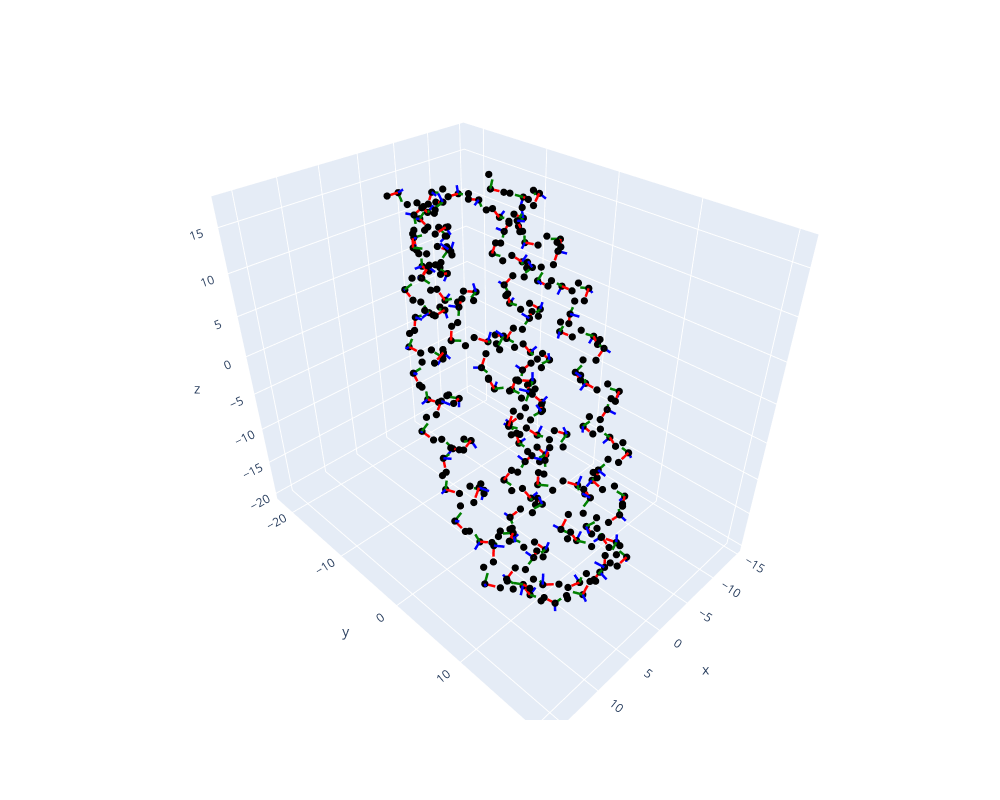

The cell this chart's notebook holds for it:
### Markdown cell above
### Visualize rotation frames

### Code cell
import plotly.express as px
from plotly import graph_objects as go

fig = px.scatter_3d(x=centered_ideal_bb_coords[:, 1, 0], y=centered_ideal_bb_coords[:, 1, 1], z=centered_ideal_bb_coords[:, 1, 2])

fig.add_trace(
    go.Scatter3d(
        x=centered_ideal_bb_coords[:, 0, 0],
        y=centered_ideal_bb_coords[:, 0, 1],
        z=centered_ideal_bb_coords[:, 0, 2],
        mode='markers',
        marker=dict(size=5, color='black'),
        hovertext='N'
    )
)
fig.add_trace(
    go.Scatter3d(
        x=centered_ideal_bb_coords[:, 3, 0],
        y=centered_ideal_bb_coords[:, 3, 1],
        z=centered_ideal_bb_coords[:, 3, 2],
        mode='markers',
        marker=dict(size=5, color='black'),
        hovertext='C'
    )
)

fig.update_traces(marker=dict(size=2.5, color='black'))
colors = ['red', 'green', 'blue']

for frame_idx in range(centered_ideal_bb_coords.shape[0]):
    for dim in range(3):
        color = colors[dim]
        offset = centered_ideal_bb_coords[frame_idx, 1]
        fig.add_trace(
            go.Scatter3d(
                x=[offset[0], frames[frame_idx, 0, dim] + offset[0]],
                y=[offset[1], frames[frame_idx, 1, dim] + offset[1]],
                z=[offset[2], frames[frame_idx, 2, dim] + offset[2]],
                mode='lines',
                line=dict(color=color, width=5)
            )
        )

fig.update_layout(showlegend=False, width=1000, height=800)
fig.show()
